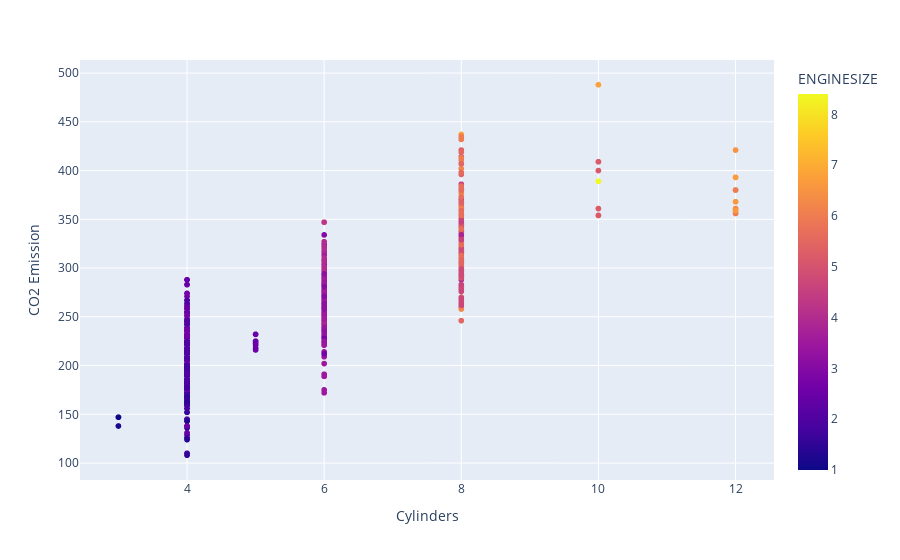

The cell this chart's notebook holds for it:
### Markdown cell above
Plot **CYLINDER** vs the Emission, to see how linear is their relationship is:

### Code cell
fig = px.scatter(cdf, x="CYLINDERS", y="CO2EMISSIONS", color="ENGINESIZE")
fig.update_xaxes(title_text="Cylinders")
fig.update_yaxes(title_text="CO2 Emission")
fig.show()

### Figure 1 — Plotly figure (JSON) as saved in the notebook; plotly's stock layout.template omitted (floating-point values rounded to 4 significant figures; data arrays with more than 128 entries replaced by an {"elided": "..."} marker saying what was removed)
{"data": [{"hovertemplate": "CYLINDERS=%{x}<br>CO2EMISSIONS=%{y}<br>ENGINESIZE=%{marker.color}<extra></extra>", "legendgroup": "", "marker": {"color": {"elided": "1067 float values"}, "coloraxis": "coloraxis", "symbol": "circle"}, "mode": "markers", "name": "", "showlegend": false, "type": "scattergl", "x": {"elided": "1067 int values"}, "xaxis": "x", "y": {"elided": "1067 int values"}, "yaxis": "y"}], "layout": {"coloraxis": {"colorbar": {"title": {"text": "ENGINESIZE"}}, "colorscale": [[0, "#0d0887"], [0.1111, "#46039f"], [0.2222, "#7201a8"], [0.3333, "#9c179e"], [0.4444, "#bd3786"], [0.5556, "#d8576b"], [0.6667, "#ed7953"], [0.7778, "#fb9f3a"], [0.8889, "#fdca26"], [1, "#f0f921"]]}, "legend": {"tracegroupgap": 0}, "margin": {"t": 60}, "xaxis": {"anchor": "y", "domain": [0, 1], "title": {"text": "Cylinders"}}, "yaxis": {"anchor": "x", "domain": [0, 1], "title": {"text": "CO2 Emission"}}}}
